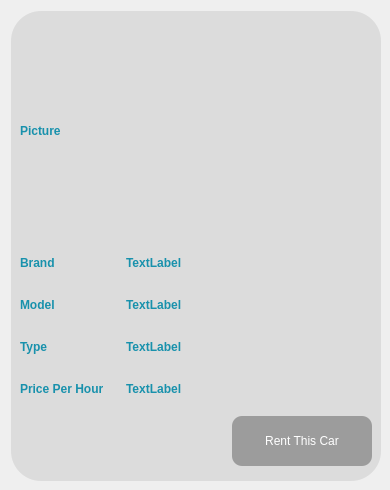
<?xml version="1.0" encoding="UTF-8"?>
<ui version="4.0">
 <class>CarDescription</class>
 <widget class="QWidget" name="CarDescription">
  <property name="geometry">
   <rect>
    <x>0</x>
    <y>0</y>
    <width>390</width>
    <height>490</height>
   </rect>
  </property>
  <property name="minimumSize">
   <size>
    <width>390</width>
    <height>490</height>
   </size>
  </property>
  <property name="maximumSize">
   <size>
    <width>390</width>
    <height>490</height>
   </size>
  </property>
  <property name="windowTitle">
   <string>Form</string>
  </property>
  <property name="styleSheet">
   <string notr="true">QFrame{
	background-color: #DCDCDC;
	border: none;
	border-radius: 30px;
	padding: 0px;
}

QLabel {
	font-weight: bold;
	color: #1891ac;
}

</string>
  </property>
  <layout class="QVBoxLayout" name="verticalLayout">
   <item>
    <widget class="QFrame" name="frame">
     <property name="sizePolicy">
      <sizepolicy hsizetype="Preferred" vsizetype="Preferred">
       <horstretch>0</horstretch>
       <verstretch>0</verstretch>
      </sizepolicy>
     </property>
     <property name="minimumSize">
      <size>
       <width>370</width>
       <height>470</height>
      </size>
     </property>
     <property name="maximumSize">
      <size>
       <width>370</width>
       <height>470</height>
      </size>
     </property>
     <property name="frameShape">
      <enum>QFrame::StyledPanel</enum>
     </property>
     <property name="frameShadow">
      <enum>QFrame::Raised</enum>
     </property>
     <layout class="QVBoxLayout" name="verticalLayout_2">
      <item>
       <widget class="QLabel" name="label">
        <property name="minimumSize">
         <size>
          <width>350</width>
          <height>210</height>
         </size>
        </property>
        <property name="maximumSize">
         <size>
          <width>350</width>
          <height>210</height>
         </size>
        </property>
        <property name="text">
         <string>Picture</string>
        </property>
       </widget>
      </item>
      <item>
       <layout class="QHBoxLayout" name="horizontalLayout">
        <item>
         <widget class="QLabel" name="label_2">
          <property name="minimumSize">
           <size>
            <width>100</width>
            <height>30</height>
           </size>
          </property>
          <property name="maximumSize">
           <size>
            <width>100</width>
            <height>30</height>
           </size>
          </property>
          <property name="text">
           <string>Brand</string>
          </property>
         </widget>
        </item>
        <item>
         <widget class="QLabel" name="brandLabel">
          <property name="minimumSize">
           <size>
            <width>0</width>
            <height>30</height>
           </size>
          </property>
          <property name="maximumSize">
           <size>
            <width>16777215</width>
            <height>30</height>
           </size>
          </property>
          <property name="text">
           <string>TextLabel</string>
          </property>
         </widget>
        </item>
       </layout>
      </item>
      <item>
       <layout class="QHBoxLayout" name="horizontalLayout_2">
        <item>
         <widget class="QLabel" name="label_3">
          <property name="minimumSize">
           <size>
            <width>100</width>
            <height>30</height>
           </size>
          </property>
          <property name="maximumSize">
           <size>
            <width>100</width>
            <height>30</height>
           </size>
          </property>
          <property name="text">
           <string>Model</string>
          </property>
         </widget>
        </item>
        <item>
         <widget class="QLabel" name="modelLabel">
          <property name="minimumSize">
           <size>
            <width>0</width>
            <height>30</height>
           </size>
          </property>
          <property name="maximumSize">
           <size>
            <width>16777215</width>
            <height>30</height>
           </size>
          </property>
          <property name="text">
           <string>TextLabel</string>
          </property>
         </widget>
        </item>
       </layout>
      </item>
      <item>
       <layout class="QHBoxLayout" name="horizontalLayout_3">
        <item>
         <widget class="QLabel" name="label_4">
          <property name="minimumSize">
           <size>
            <width>100</width>
            <height>30</height>
           </size>
          </property>
          <property name="maximumSize">
           <size>
            <width>100</width>
            <height>30</height>
           </size>
          </property>
          <property name="text">
           <string>Type</string>
          </property>
         </widget>
        </item>
        <item>
         <widget class="QLabel" name="typeLabel">
          <property name="minimumSize">
           <size>
            <width>0</width>
            <height>30</height>
           </size>
          </property>
          <property name="maximumSize">
           <size>
            <width>16777215</width>
            <height>30</height>
           </size>
          </property>
          <property name="text">
           <string>TextLabel</string>
          </property>
         </widget>
        </item>
       </layout>
      </item>
      <item>
       <layout class="QHBoxLayout" name="horizontalLayout_5">
        <item>
         <widget class="QLabel" name="label_5">
          <property name="minimumSize">
           <size>
            <width>0</width>
            <height>30</height>
           </size>
          </property>
          <property name="maximumSize">
           <size>
            <width>100</width>
            <height>30</height>
           </size>
          </property>
          <property name="text">
           <string>Price Per Hour</string>
          </property>
         </widget>
        </item>
        <item>
         <widget class="QLabel" name="pphLabel">
          <property name="minimumSize">
           <size>
            <width>0</width>
            <height>30</height>
           </size>
          </property>
          <property name="maximumSize">
           <size>
            <width>16777215</width>
            <height>30</height>
           </size>
          </property>
          <property name="text">
           <string>TextLabel</string>
          </property>
         </widget>
        </item>
       </layout>
      </item>
      <item>
       <layout class="QHBoxLayout" name="horizontalLayout_4">
        <item>
         <spacer name="horizontalSpacer">
          <property name="orientation">
           <enum>Qt::Horizontal</enum>
          </property>
          <property name="sizeHint" stdset="0">
           <size>
            <width>40</width>
            <height>20</height>
           </size>
          </property>
         </spacer>
        </item>
        <item>
         <widget class="QPushButton" name="rentButton">
          <property name="minimumSize">
           <size>
            <width>140</width>
            <height>50</height>
           </size>
          </property>
          <property name="maximumSize">
           <size>
            <width>140</width>
            <height>50</height>
           </size>
          </property>
          <property name="styleSheet">
           <string notr="true">QPushButton {
	color: white;
	background-color: #9C9C9C;
	border-color: grey;
	border-radius: 10px;
	padding: 0px;
}

QPushButton:pressed {
	color: white;
	background-color: #B5B5B5;
	border-color: grey;
	border-radius: 10px;
	padding: 0px;
}</string>
          </property>
          <property name="text">
           <string>Rent This Car</string>
          </property>
         </widget>
        </item>
       </layout>
      </item>
     </layout>
    </widget>
   </item>
  </layout>
 </widget>
 <resources/>
 <connections/>
</ui>
